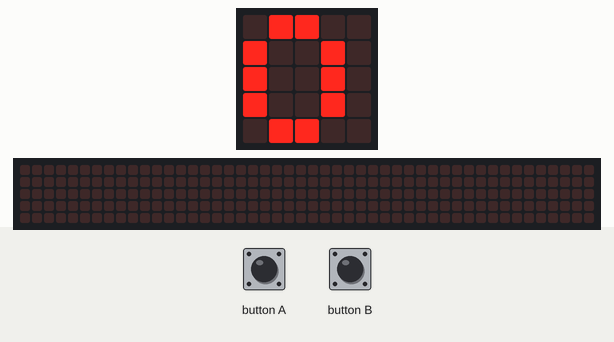
Bench run of a program on a simulated BBC micro:bit (MakeCode). Shown: the board's 5×5 LED display, a strip that is not on the board, showing the scrolling text unrolled. The test bench sets the inputs (shaded band). The 48×5 strip is a reading aid, not a part: it shows the text the display is scrolling, unrolled, one strip-width of it at a time.

Above: at 1.2 s.
1.3 s: button A pressed for 0.15 s
At 1.92 s:
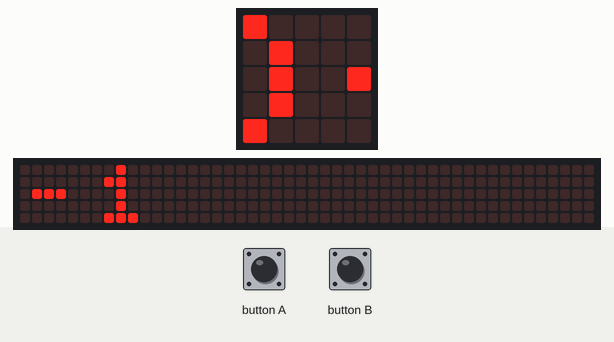
3.4 s: button B pressed for 0.15 s
At 5.4 s:
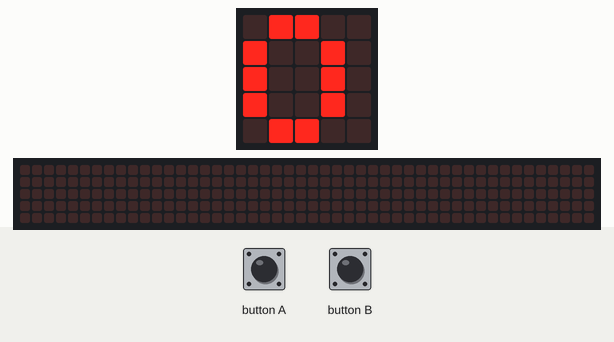
Timing chart, 0 to 6.7 s (numbered marks = the images above; inputs shaded):
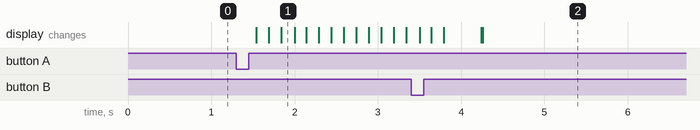

Measured:
- after the input at 1.3 s, the display: first changes after 0.24 s (image 1 shows a later state)

The program:

main.ts
```typescript
input.onButtonPressed(Button.A, function () {
    aantal_mensen += -1
})
input.onButtonPressed(Button.B, function () {
    aantal_mensen += 1
})
let aantal_mensen = 0
basic.forever(function () {
    if (aantal_mensen > 9) {
        basic.showString("Volzet!")
    } else {
        basic.showNumber(aantal_mensen)
    }
})
```

test.ts
```typescript
// tests gaan hier; deze zal niet worden gecompileerd wanneer dit pakket wordt gebruikt als extensie.
```
